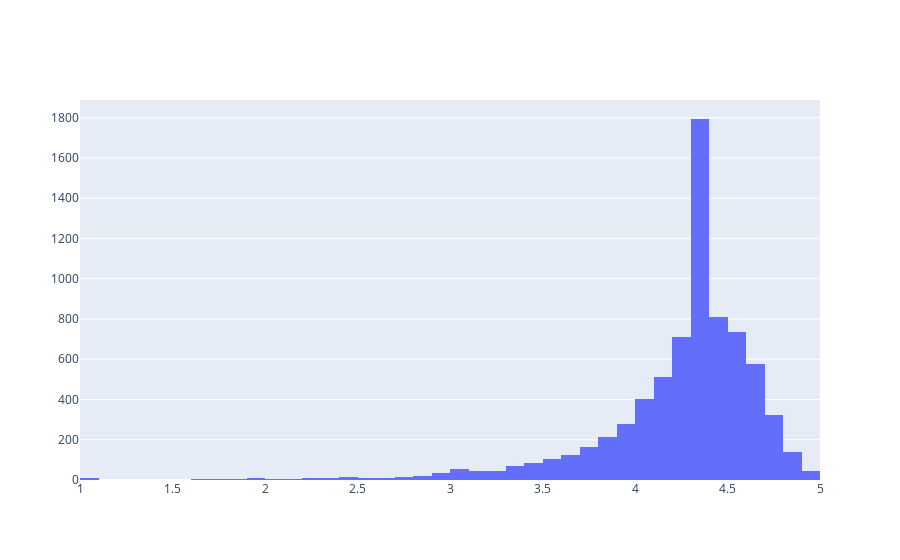

Notebook source saved alongside this figure:
### Code cell
avg_rate_data = [go.Histogram(
        x = data.Rating,
        xbins = {'start': 1, 'size': 0.1, 'end' :5}
)]

print('Average app rating:', np.mean(data['Rating']))
py.offline.iplot(avg_rate_data, filename='rating_dist')

### Figure 1 — Plotly figure (JSON) as saved in the notebook; plotly's stock layout.template omitted (floating-point values rounded to 4 significant figures; data arrays with more than 128 entries replaced by an {"elided": "..."} marker saying what was removed)
{"data": [{"type": "histogram", "x": {"elided": "7578 float values"}, "xbins": {"end": 5, "size": 0.1, "start": 1}}], "layout": {}}
